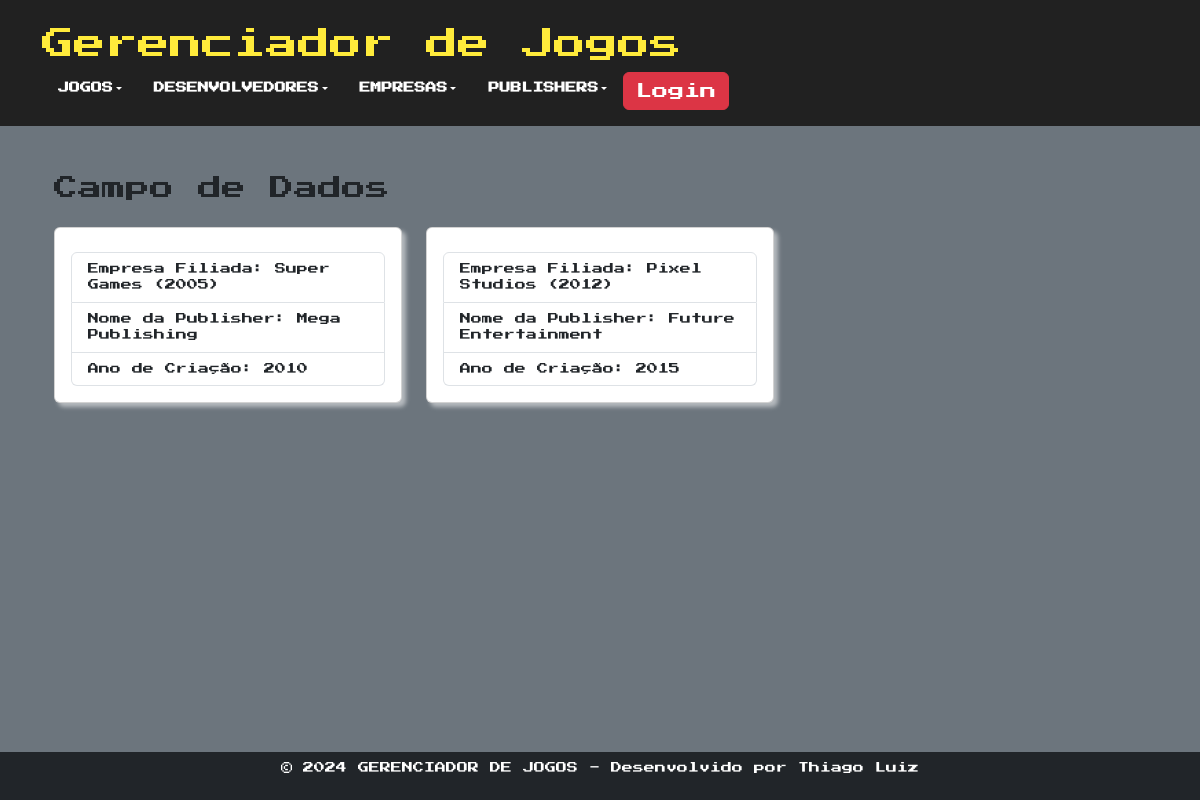
/listar/?model=publisher, run on an earlier commit of the app's database.
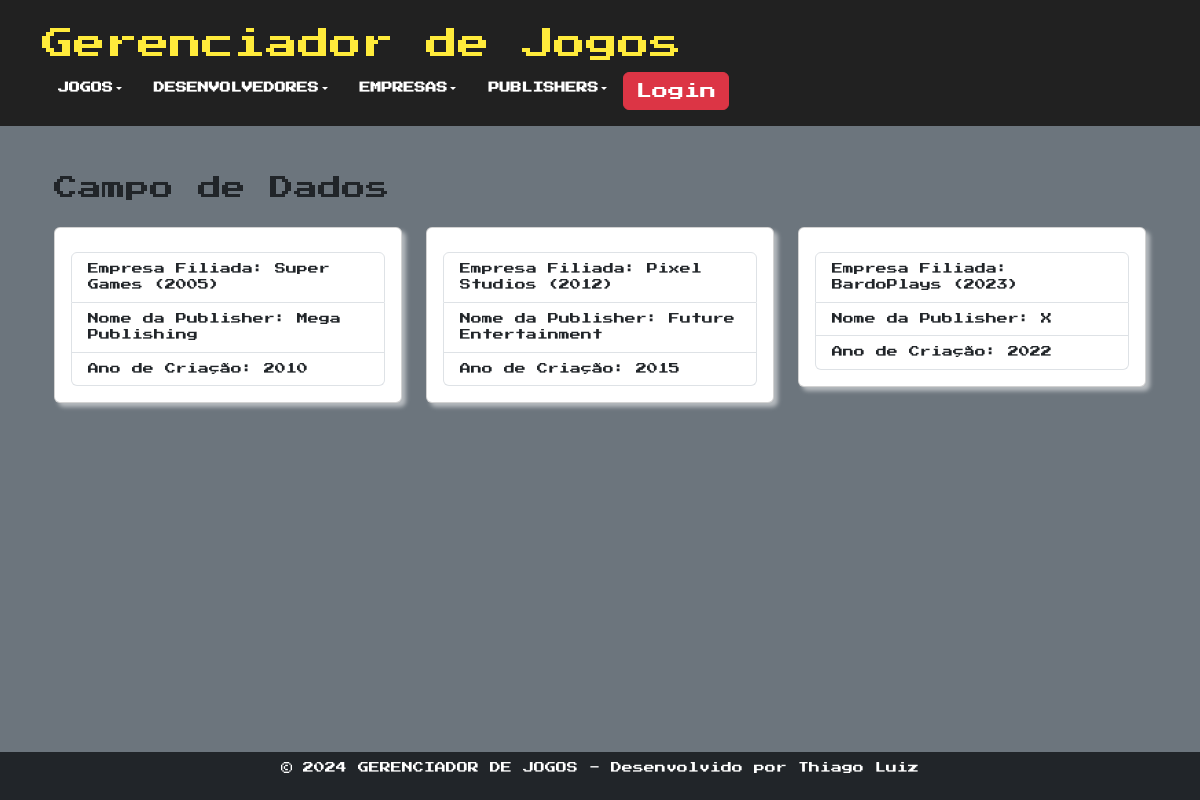
And on a later commit of the database.
### games/models.py (models this page shows, shortened)
class Enterprise (models.Model):
    enterprise_name = models.CharField(max_length=30)
    enterprise_year = models.PositiveIntegerField()
    def __str__(self):
      return f"{self.enterprise_name} ({self.enterprise_year})"

class Publisher (models.Model):
    enterprise_pub = models.ForeignKey(Enterprise, on_delete=models.CASCADE)
    publisher_name = models.CharField(max_length=30)
    publisher_year = models.PositiveIntegerField()

### games/views.py (the view)
# urls.py: path('listar/', DataList.as_view(), name='listar'),
class DataList(TemplateView):
    template_name = 'listar_dados.html'
    def get_context_data(self, **kwargs):
        context = super().get_context_data(**kwargs)
        model_choice = self.request.GET.get('model', 'game')
        if model_choice == 'game':
            model = Game
            form_class = GameForm
        elif model_choice == 'enterprise':
            model = Enterprise
            form_class = EnterpriseForm
        elif model_choice == 'dev':
            model = Dev
            form_class = DevForm
        elif model_choice == 'publisher':
            model = Publisher
            form_class = PublisherForm
        else:
            model = Game
            form_class = GameForm
        items = model.objects.all()
        field_names = [field for field in form_class._meta.fields]
        field_label = {field: form_class._meta.labels.get(field) for field in field_names}
        items_with_fields = []
        for item in items:
            item_data = {}
            for field in model._meta.get_fields():
                if field.concrete:
                    field_name = field.name
                    field_value = getattr(item, field_name)
                    if field_name in field_label:
                        item_data[field_label[field_name]] = field_value
                    else:
                        item_data[field_name] = field_value
            items_with_fields.append(item_data)
        context['items_with_fields'] = items_with_fields
        context['model_choice'] = model_choice
        return context

### games/templates/listar_dados.html (shortened to what this page needs)
{% extends 'base.html' %}
{% block content %}
<body>
  <div class="container mt-5">
    <h1 class="press-start-font fs-4">Campo de Dados</h1>
    <div class="row">
      {% for item_data in items_with_fields %}
        <div class="col-md-4 mb-4">
          <div class="card custom-shadow">
            <div class="card-body">
              <ul class="list-group">
                {% for field, value in item_data.items %}
                  {% if forloop.counter <= 5 %}
                    {% if field != "id" %}
                      <li class="list-group-item">
                        <strong>{{ field }}:</strong> {{ value }}
                      </li>
                    {% endif %}
                  {% endif %}
                {% endfor %}
              </ul>
            </div>
          </div>
        </div>
      {% endfor %}
    </div>
  </div>
</body>
{% endblock %}

What changed in the data, as far as the page shows it:
added Enterprise: field "Empresa Filiada", enterprise_name+enterprise_year "BardoPlays (2023)", item_data "Nome da Publisher" "Ano de Criação", item_data "X" "2022"
